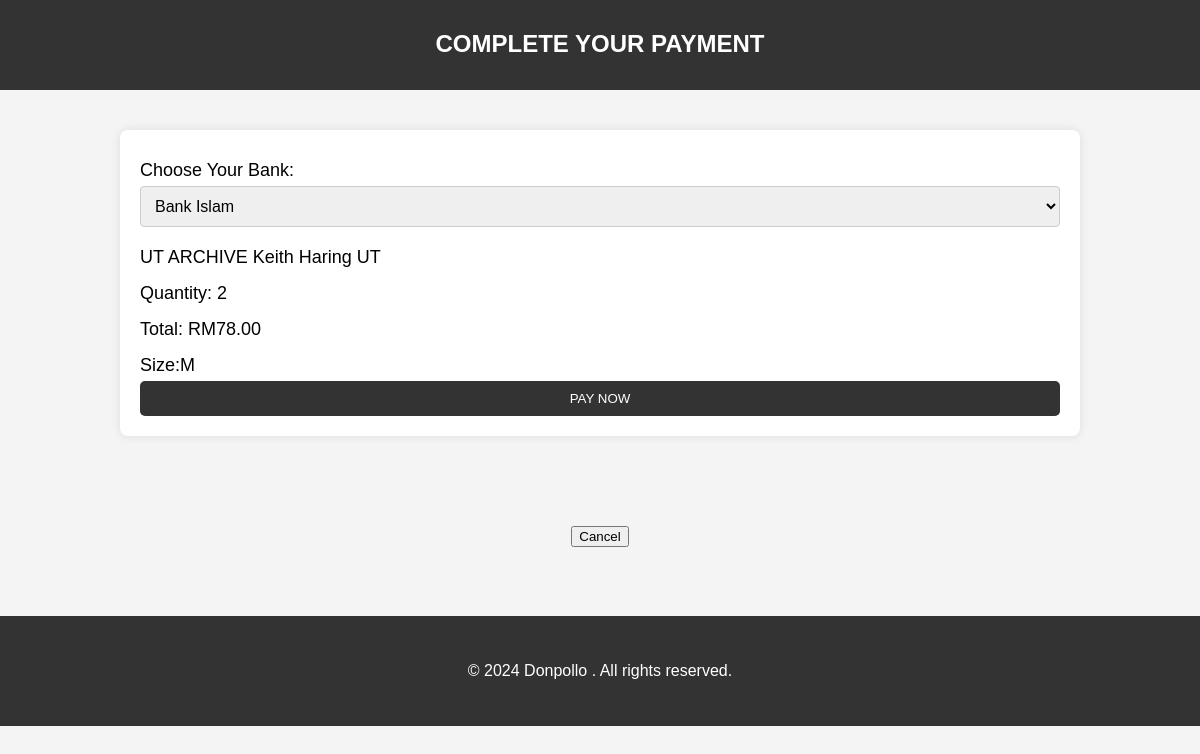
The app's page /payment.php?o_id=O96852 (signed in) with its own data.
### tables this page shows
CREATE TABLE `prod_order` (
  `ord_id` varchar(6) NOT NULL,
  `cust_id` varchar(6) DEFAULT NULL,
  `prod_id` varchar(6) DEFAULT NULL,
  `qty` int(10) DEFAULT NULL,
  `ord_status` varchar(60) DEFAULT NULL,
  `emp_id` varchar(6) DEFAULT NULL,
  `size` varchar(2) NOT NULL
);

CREATE TABLE `product` (
  `prod_id` varchar(6) NOT NULL,
  `prod_name` varchar(60) DEFAULT NULL,
  `prod_desc` tinytext DEFAULT NULL,
  `prod_price` decimal(10,2) DEFAULT NULL,
  `picture` varchar(60) NOT NULL,
  `prod_type` varchar(20) DEFAULT NULL
);

### payment.php (the view, shortened to what this page needs)
<!DOCTYPE html>
<?php
    include("dbconn.php");
    $ord_id = htmlspecialchars($_GET['o_id']);
    $sql = "select o.prod_id, p.prod_name, o.qty, o.size, p.prod_price, (o.qty * p.prod_price) as total
            from prod_order o join product p on o.prod_id = p.prod_id
            where o.ord_id = '$ord_id';";
    $query = mysqli_query($dbconn, $sql) or die("Error :". mysqli_error($dbconn));
    $row = mysqli_fetch_assoc($query);
    $prod_name = $row['prod_name'];
    $qty = $row['qty'];
    $total = $row['total'];
    $size = $row['size'];
?>
<html lang="en">
<head>
    <link rel="stylesheet" href="paymentCSS.css">
</head>
<body>
    <header>
        <div class="container">
            <h1>Complete Your Payment</h1>
        </div>
    </header>
    <main class="container">
        <div class="payment-form">
            <form action="process_payment.php" method="POST">
                <label for="bankName">Choose Your Bank:</label>
                <select id="bank_id" name="bank_id" required>
                    <option value="BI">Bank Islam</option>
                </select>
                <label><?php echo $prod_name ?></label>
                <label><?php echo 'Quantity: '.$qty ?></label>
                <label><?php echo 'Total: RM'.$total ?></label>
                <label><?php echo 'Size:'.$size ?></label>
                <button type="submit" class="submitPayment" name="ord_id" value = <?php echo $ord_id; ?>>Pay Now</button>
            </form>
        </div>
    </main>
    <div class='logbtn'>
        <a href='mainPage.php'><button>Cancel</button></a>
    </div>
    <footer>
        <div class="container">
            <p>&copy; 2024 Donpollo . All rights reserved.</p>
        </div>
    </footer>
</body>
</html>

### paymentCSS.css (style rules this page uses)
body { font-family: Arial, sans-serif; margin: 0; padding: 0; background-color: #f4f4f4; }
.container { width: 80%; margin: auto; overflow: hidden; padding: 20px; }
header, footer { background: #333; color: #fff; padding: 10px 0; min-height: 70px; text-align: center; }
header h1 { text-align: center; text-transform: uppercase; margin: 0; font-size: 24px; }
.payment-form { background: #fff; padding: 20px; border-radius: 8px; box-shadow: 0 0 10px rgba(0, 0, 0, 0.1); margin-top: 20px; }
.payment-form form { display: flex; flex-direction: column; }
.payment-form label { margin: 10px 0 5px; font-size: 18px; }
.payment-form input, .payment-form select { padding: 10px; font-size: 16px; margin-bottom: 10px; border: 1px solid #ccc; border-radius: 4px; }
.submitPayment { padding: 10px; background: #333; color: #fff; text-transform: uppercase; border: none; border-radius: 5px; cursor: pointer; }
.logbtn { display: flex; justify-content: center; align-items: center; height: 20vh; }

### records on screen
prod_order: prod.prod_name "UT ARCHIVE Keith Haring UT", qty "2", size "M"

### other values on screen
$total "78.00"
